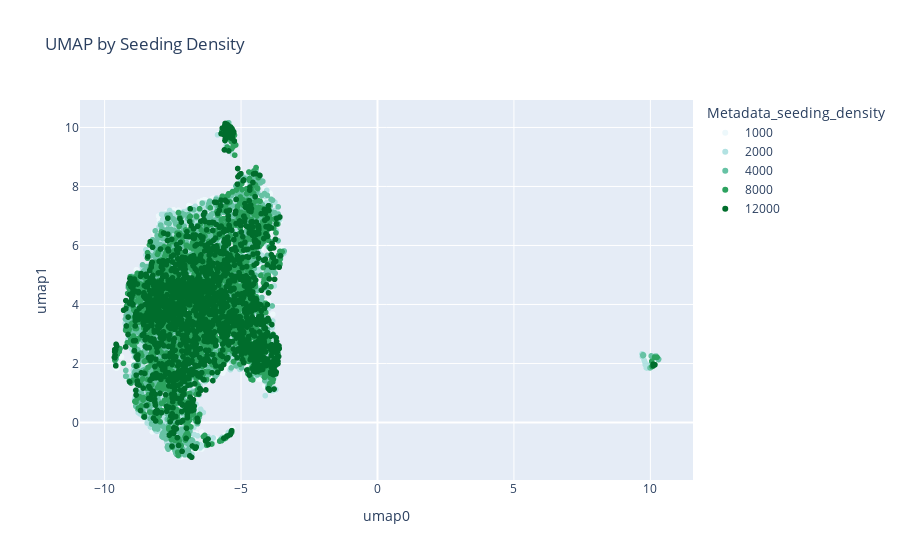

Notebook source saved alongside this figure:
### Code cell
blue_green_colors = ["#edf8fb", "#b2e2e2", "#66c2a4", "#2ca25f", "#006d2c"]

fig = px.scatter(
    umapdf,
    x="umap0",
    y="umap1",
    color="Metadata_seeding_density",
    title="UMAP by Seeding Density",
    color_discrete_sequence=blue_green_colors,
)

fig.show()
fig.write_image(
    static_figure_path / "round1_seeding_density_umap.png", width=2000, height=1200
)
fig.write_html(
    int_figure_path / "round1_seeding_density_umap.html",
    full_html=True,
    include_plotlyjs="embed",
)

### Figure 1 — Plotly figure (JSON) as saved in the notebook; plotly's stock layout.template omitted (floating-point values rounded to 4 significant figures; data arrays with more than 128 entries replaced by an {"elided": "..."} marker saying what was removed)
{"data": [{"hovertemplate": "Metadata_seeding_density=1000<br>umap0=%{x}<br>umap1=%{y}<extra></extra>", "legendgroup": "1000", "marker": {"color": "#edf8fb", "symbol": "circle"}, "mode": "markers", "name": "1000", "showlegend": true, "type": "scattergl", "x": {"elided": "1950 float values"}, "xaxis": "x", "y": {"elided": "1950 float values"}, "yaxis": "y"}, {"hovertemplate": "Metadata_seeding_density=2000<br>umap0=%{x}<br>umap1=%{y}<extra></extra>", "legendgroup": "2000", "marker": {"color": "#b2e2e2", "symbol": "circle"}, "mode": "markers", "name": "2000", "showlegend": true, "type": "scattergl", "x": {"elided": "1950 float values"}, "xaxis": "x", "y": {"elided": "1950 float values"}, "yaxis": "y"}, {"hovertemplate": "Metadata_seeding_density=4000<br>umap0=%{x}<br>umap1=%{y}<extra></extra>", "legendgroup": "4000", "marker": {"color": "#66c2a4", "symbol": "circle"}, "mode": "markers", "name": "4000", "showlegend": true, "type": "scattergl", "x": {"elided": "1950 float values"}, "xaxis": "x", "y": {"elided": "1950 float values"}, "yaxis": "y"}, {"hovertemplate": "Metadata_seeding_density=8000<br>umap0=%{x}<br>umap1=%{y}<extra></extra>", "legendgroup": "8000", "marker": {"color": "#2ca25f", "symbol": "circle"}, "mode": "markers", "name": "8000", "showlegend": true, "type": "scattergl", "x": {"elided": "1800 float values"}, "xaxis": "x", "y": {"elided": "1800 float values"}, "yaxis": "y"}, {"hovertemplate": "Metadata_seeding_density=12000<br>umap0=%{x}<br>umap1=%{y}<extra></extra>", "legendgroup": "12000", "marker": {"color": "#006d2c", "symbol": "circle"}, "mode": "markers", "name": "12000", "showlegend": true, "type": "scattergl", "x": {"elided": "1800 float values"}, "xaxis": "x", "y": {"elided": "1800 float values"}, "yaxis": "y"}], "layout": {"legend": {"title": {"text": "Metadata_seeding_density"}, "tracegroupgap": 0}, "title": {"text": "UMAP by Seeding Density"}, "xaxis": {"anchor": "y", "domain": [0.0, 1.0], "title": {"text": "umap0"}}, "yaxis": {"anchor": "x", "domain": [0.0, 1.0], "title": {"text": "umap1"}}}}
